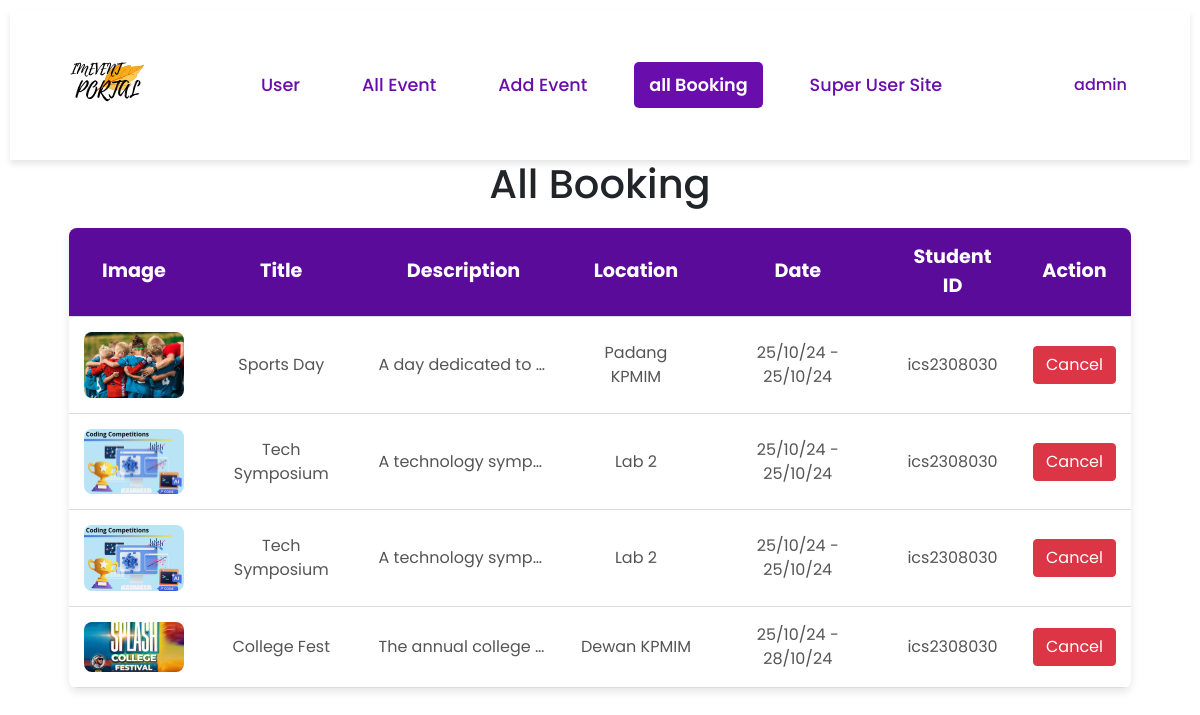
The page /yourbooking/ (signed in) on the database its author committed.
### Event/models.py (models this page shows, shortened)
class CustomUser(AbstractUser):
    email = models.EmailField(unique=True)
    user_type = models.CharField(max_length=10, choices=USER_TYPE_CHOICES, default='student')
    phone_number = models.CharField(max_length=15, null=True, blank=True)

class Booking(models.Model):
    book_id = models.AutoField(primary_key=True)
    name = models.CharField(max_length=200)
    student_id = models.CharField(max_length=200)
    phone_number = models.CharField(max_length=200)
    booking_date = models.DateField(auto_now_add=True)
    event = models.ForeignKey(Event, related_name='bookings', on_delete=models.CASCADE)
    user = models.ForeignKey(CustomUser, related_name='bookings', on_delete=models.CASCADE)

class Event(models.Model):
    event_id = models.AutoField(primary_key=True)
    title = models.CharField(max_length=200)
    image = models.ImageField(upload_to='event_images/')
    description = models.TextField()
    location = models.CharField(max_length=255)
    start_date = models.DateField()
    end_date = models.DateField()
    max_tickets = models.PositiveIntegerField()
    tags = models.ManyToManyField(Tag, related_name='events', blank=True)
    created_by = models.ForeignKey(CustomUser, related_name='created_events', on_delete=models.CASCADE, limit_choices_to={'user_type': 'mpp'})

### Event/views.py (the view)
# urls.py: path('yourbooking/', views.yourbooking, name='yourbooking'),
@login_required()
def yourbooking(request):
    bookings = Booking.objects.select_related('event').filter(user_id=request.user.id)
    if request.user.user_type == 'Admin':
        bookings = Booking.objects.all()
        return render(request, 'adminBooking.html', {"bookings": bookings})
    return render(request, 'yourbooking.html', {'bookings': bookings})

### Event/templates/adminBooking.html (shortened to what this page needs)
{% extends 'adminbase.html' %}
{% load static %}
{% block extra_head %}
    <link rel="stylesheet" href="{% static 'css/yourbooking.css' %}">
    <link rel="stylesheet" href="https://cdn.jsdelivr.net/npm/bootstrap@4.0.0/dist/css/bootstrap.min.css">
{% endblock %}
{% block content %}
    <center><h1>All Booking</h1></center>
     <div class="event-table-container">
        <table class="event-table">
            <thead>
                <tr>
                    <th>Image</th>
                    <th>Title</th>
                    <th>Description</th>
                    <th>Location</th>
                    <th>Date</th>
                    <th>Student ID</th>
                    <th>Action</th>
                </tr>
            </thead>
            <tbody>
                {% for booking in bookings %}
                    <tr>
                        <td><img src="{{ booking.event.image.url }}" alt="Event Image"></td>
                        <td>{{ booking.event.title }}</td>
                        <td class="description">{{ booking.event.description }}</td>
                        <td>{{ booking.event.location }}</td>
                        <td>{{ booking.event.start_date|date:"d/m/y" }} - {{ booking.event.end_date|date:"d/m/y" }}</td>
                        <td>{{ booking.student_id }}</td>
                        <td>
                            <div class="action-container">
                                <button class="action-btn delete btn btn-danger" data-toggle="modal" data-target="#deleteModal" data-booking-id="{{ booking.book_id }}">Cancel</button>
                            </div>
                        </td>
                    </tr>
                {% endfor %}
            </tbody>
        </table>
    </div>
{% endblock %}

### Event/templates/adminbase.html (shortened to what this page needs)
{% load static %}
<!doctype html>
<html lang="en">
<head>
    <link rel="stylesheet" href="https://cdnjs.cloudflare.com/ajax/libs/font-awesome/6.0.0-beta3/css/all.min.css">
    {% block extra_head %}
    {% endblock %}
</head>
<body>
    <nav class="nav">
        <div class="container">
            <div class="nav-content">
                <div class="logo">
                    <img src="{% static 'image/IMEVENT.svg' %}" alt="Logo">
                </div>
                <div class="nav-links">
                    <a href="{% url 'adminpage' %}" class="{% if request.path == '/adminpage/' %}active{% endif %}">User</a>
                    <a href="{% url 'myevent' %}" class="add-event {% if request.path == '/myevent/' %}active{% endif %}">All Event</a>
                    <a href="{% url 'createEvent' %}" class="add-event {% if request.path == '/createEvent/' %}active{% endif %}">Add Event</a>
                    <a href="{% url 'yourbooking' %}" class="{% if request.path == '/yourbooking/' %}active{% endif %}">all Booking</a>
                    {% if request.user.is_superuser %}
                        <a href="/admin/">Super User Site</a>
                    {% endif %}
                </div>
                <div class="nav-actions">
                    {% if request.user.is_authenticated %}
                        <div class="dropdown">
                            <a href="javascript:void(0)">{{ request.user.username }}</a>
                        </div>
                    {% else %}
                        <a href="{% url 'login' %}">Log In</a>
                        <a href="{% url 'register' %}">Register</a>
                    {% endif %}
                </div>
            </div>
        </div>
    </nav>
    {% block content %}
    {% endblock %}
</body>
</html>

### Event/static/css/yourbooking.css (style rules this page uses)
body { font-family: 'Arial', sans-serif; background-color: #f9f9f9; margin: 0; padding: 0; }
h1 { font-size: 2.5em; color: #333; margin-top: 20px; margin-bottom: 20px; }
.event-table-container { width: 90%; margin: 20px auto; box-shadow: 0 4px 8px rgba(0, 0, 0, 0.1); border-radius: 8px; overflow: hidden; }
.event-table { width: 100%; border-collapse: collapse; background-color: #fff; }
.event-table th, .event-table td { padding: 15px; text-align: center; border-bottom: 1px solid #ddd; }
.event-table th { background-color: #5a0b9a; color: white; font-size: 1.2em; }
.event-table td img { max-width: 100px; height: auto; border-radius: 8px; }
.event-table td { font-size: 1em; color: #555; vertical-align: middle; }
.event-table td.description { max-width: 200px; white-space: nowrap; overflow: hidden; text-overflow: ellipsis; }
.action-container { display: flex; justify-content: center; gap: 10px; }
.action-btn { display: inline-flex; padding: 10px 15px; border: none; border-radius: 5px; cursor: pointer; transition: background-color 0.3s ease; }
.action-btn.delete { background-color: #dc3545; color: white; }

### Event/templates/adminbase.html (style rules this page uses)
body { font-family: 'Poppins', sans-serif; margin: 10px; padding: 0; }
.nav { background-color: #ffffff; box-shadow: 0 4px 6px rgba(0, 0, 0, 0.1); position: sticky; top: 0; z-index: 1000; }
.container { margin-left: auto; margin-right: auto; max-width: 80rem; padding-left: 1rem; padding-right: 1rem; display: flex; align-items: center; justify-content: space-between; }
.nav-content { display: flex; align-items: center; width: 100%; justify-content: space-between; }
.logo img { height: 150px; }
.nav-links { display: flex; align-items: center; }
.nav-links a { margin-right: 2rem; text-decoration: none; color: #6a0dad; font-size: 1.1rem; font-weight: 500; padding: 10px 15px; transition: background-color 0.3s, color 0.3s; border-radius: 5px; }
.nav-links a.active { background-color: #6a0dad; color: #fff; font-weight: 600; }
.nav-actions { display: flex; align-items: center; position: relative; }
.nav-actions .dropdown { position: relative; display: inline-block; }
.nav-actions a { margin-right: 2rem; text-decoration: none; color: #6a0dad; font-weight: 500; padding: 10px 15px; transition: background-color 0.3s; border-radius: 5px; }

### rows shown on the page
CustomUser: user.username "admin"
Booking: event.image (picture), event "Sports Day", event.description "A day dedicated to…", event.location "Padang KPMIM", event.start_date "25/10/24", event.end_date "25/10/24", student_id "ics2308030"
Booking: event.image (picture), event "Tech Symposium", event.description "A technology symp…", event.location "Lab 2", event.start_date "25/10/24", event.end_date "25/10/24", student_id "ics2308030"
Booking: event.image (picture), event "Tech Symposium", event.description "A technology symp…", event.location "Lab 2", event.start_date "25/10/24", event.end_date "25/10/24", student_id "ics2308030"
Booking: event.image (picture), event "College Fest", event.description "The annual college…", event.location "Dewan KPMIM", event.start_date "25/10/24", event.end_date "28/10/24", student_id "ics2308030"
